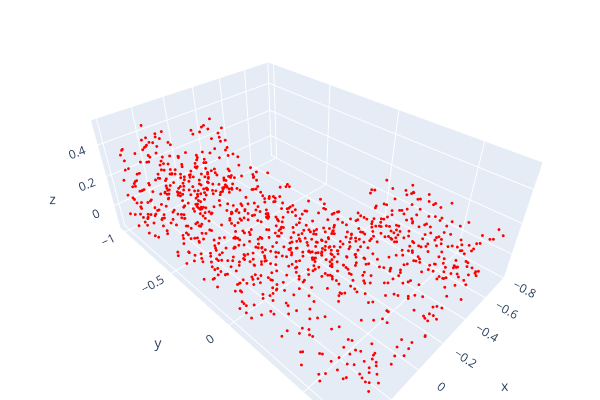

Here is the notebook cell this chart was saved with:
### Code cell
points, _, _ = model_run._sanitizer(next(iter(train_loader)))
PointsTo3DShape(points[0][0].squeeze())

### Figure 1 — Plotly figure (JSON) as saved in the notebook; plotly's stock layout.template omitted (floating-point values rounded to 4 significant figures; data arrays with more than 128 entries replaced by an {"elided": "..."} marker saying what was removed)
{"data": [{"marker": {"color": {"elided": "1024x3 int values"}, "size": 1}, "mode": "markers", "type": "scatter3d", "x": {"elided": "1024 float values"}, "y": {"elided": "1024 float values"}, "z": {"elided": "1024 float values"}}], "layout": {"height": 400, "margin": {"b": 0, "l": 0, "r": 0, "t": 0}, "scene": {"camera": {"center": {"x": 0, "y": 0, "z": 0}, "up": {"x": 0, "y": 0, "z": 1}}}, "showlegend": false, "width": 600}}
